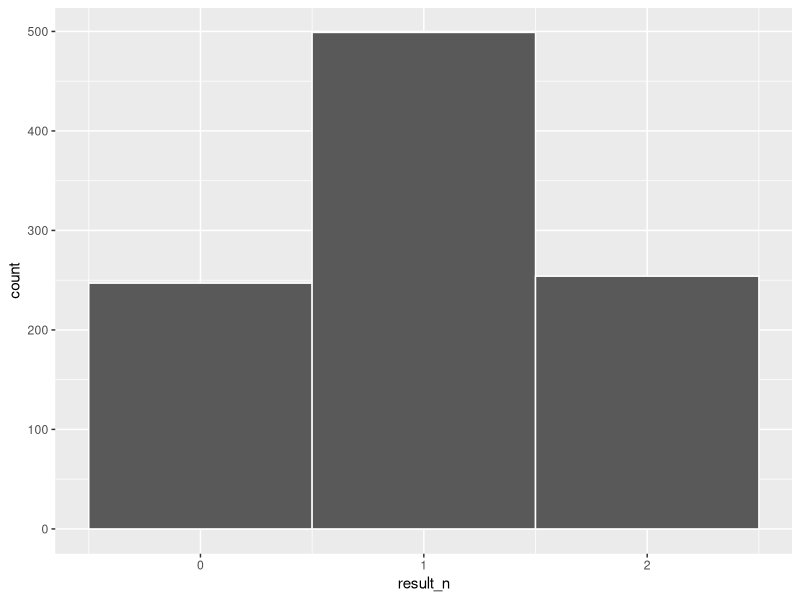
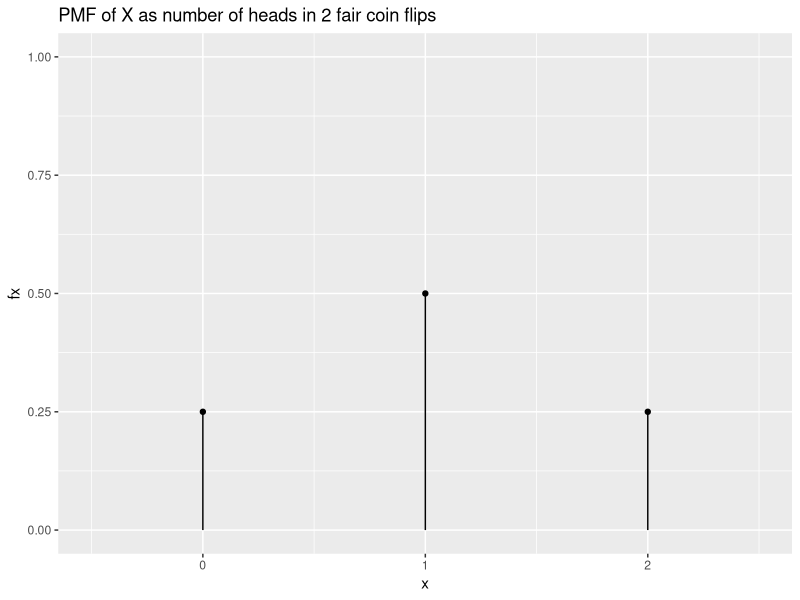
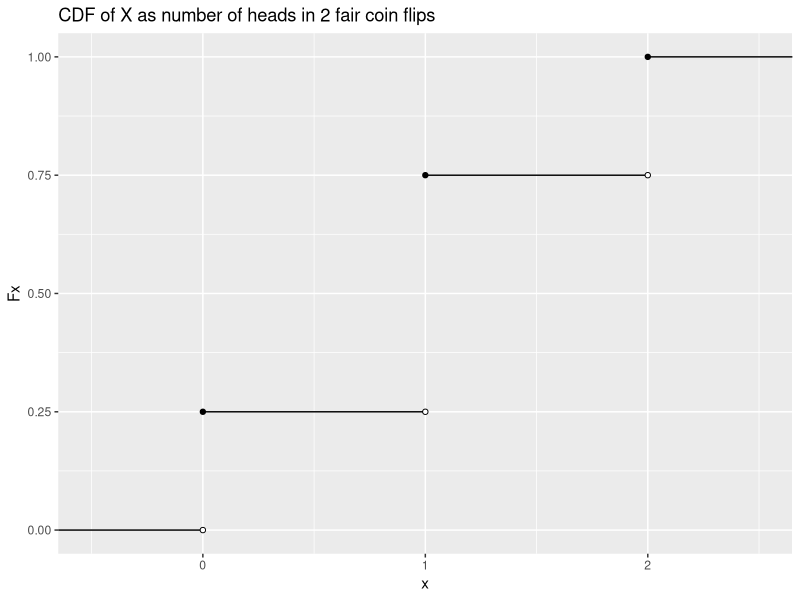
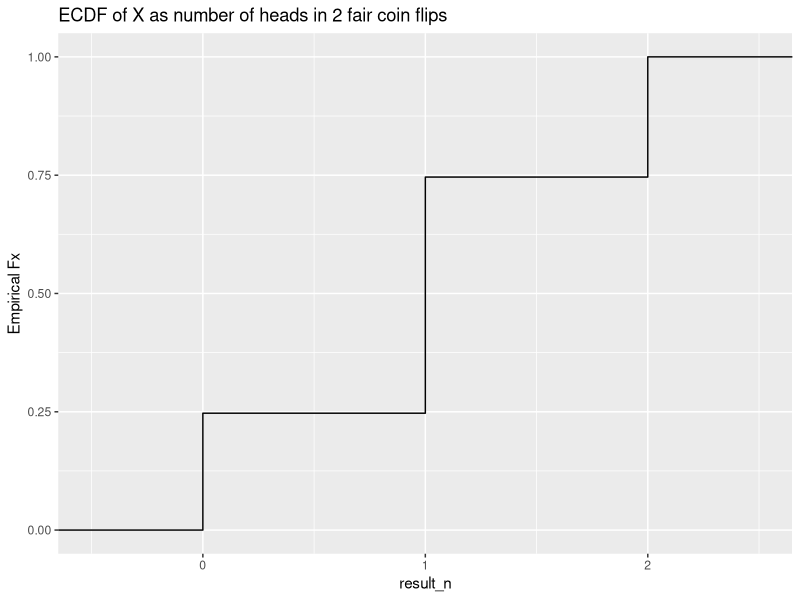
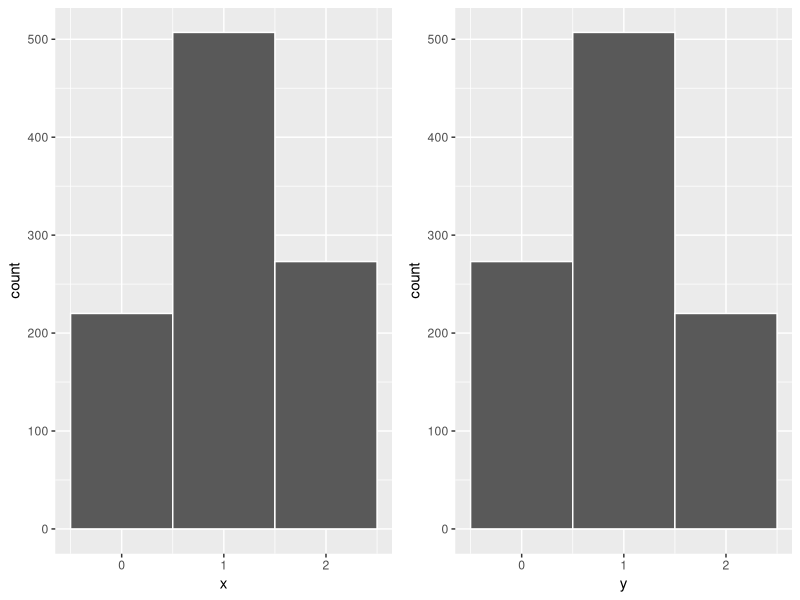
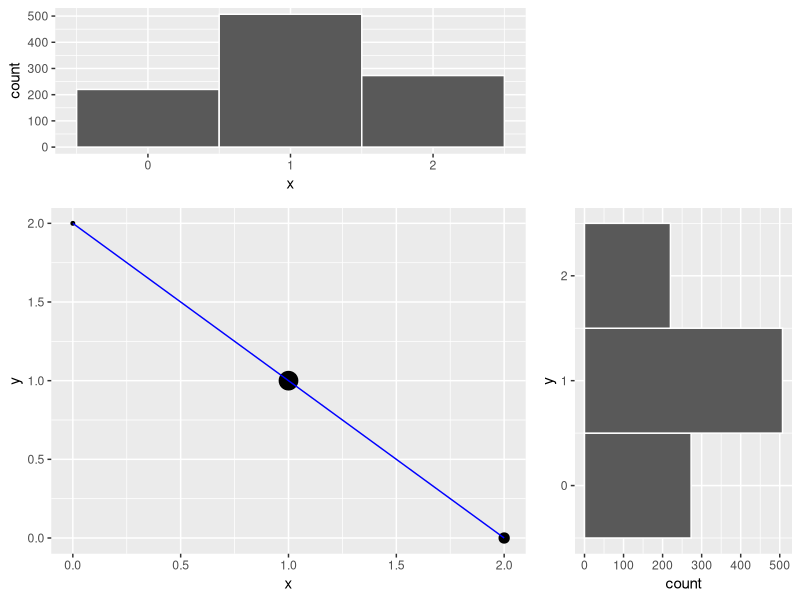
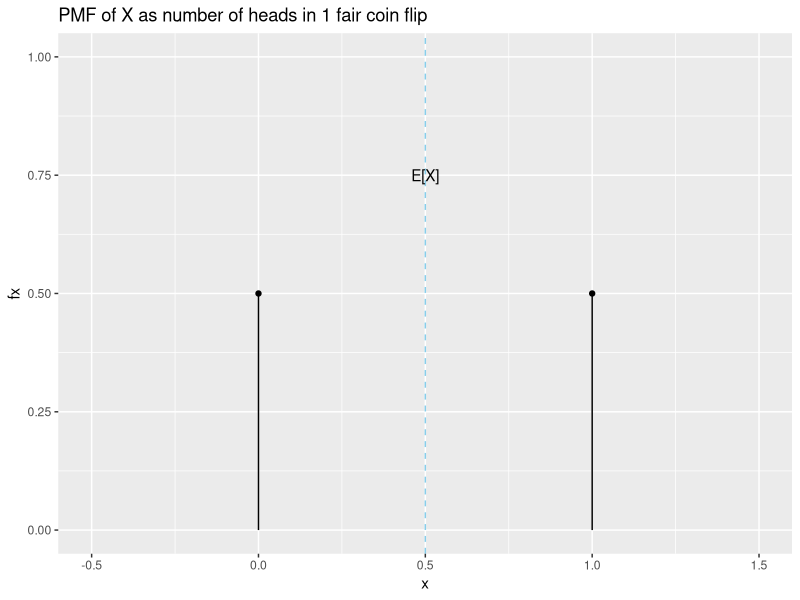
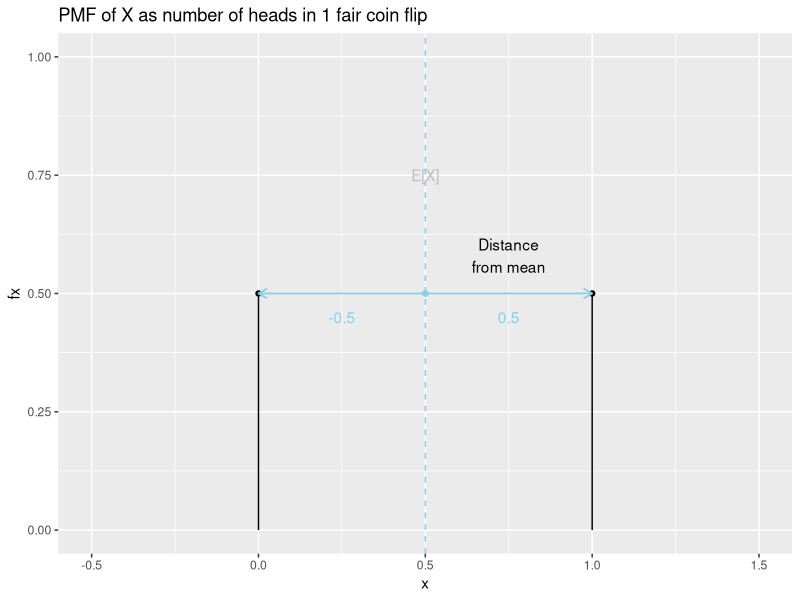

Generate these figures, in order, with R:
## ---- chunk 1
library(tidyverse)
library(gridExtra)
set.seed(60637)
## ---- chunk 2
X <- c(0, 1, 2)
probs <- c(0.25, 0.5, 0.25)

sample(x = X,
       size = 1,
       prob = probs)

## ---- chunk 3
n <- 1000
result_n <- sample(x = X,
                   size = n,
                   prob = probs,
                   replace = TRUE)

table(result_n)
## ---- chunk 4

prop.table(table(result_n))

## ---- chunk 5

ggplot(tibble(result_n), aes(x = result_n)) +
  geom_histogram(bins = 3, position = 'identity', color = 'white')

## ---- chunk 6
plotdata <- tibble(
  x = c(-1, 0, 1, 2),
  xend = c(0, 1, 2, 3),
  fx = c(0, 1/4, 1/2, 1/4),
  Fx = cumsum(fx)
)

ggplot(plotdata, aes(x = x, y = fx)) +
  geom_point() +
  coord_cartesian(xlim = c(-0.5, 2.5),
                  ylim = c(0,1)) +
  geom_segment(aes(x = x, y = c(0,0,0,0), xend = x, yend = fx)) +
  ggtitle('PMF of X as number of heads in 2 fair coin flips')
## ---- chunk 7
ggplot(plotdata, aes(x = x, y = Fx)) +
  geom_segment(aes(x = x, y = Fx, xend = xend, yend = Fx)) + 
  geom_point() +
  geom_point(aes(x = xend, y = Fx), shape= 21, fill = 'white') +
  coord_cartesian(xlim = c(-0.5, 2.5),
                  ylim = c(0,1)) +
  ggtitle('CDF of X as number of heads in 2 fair coin flips')
## ---- chunk 8

ggplot(tibble(result_n), aes(x = result_n)) +
  stat_ecdf() +
  coord_cartesian(xlim = c(-0.5, 2.5)) +
  ylab('Empirical Fx') +
  ggtitle('ECDF of X as number of heads in 2 fair coin flips')

## ---- chunk 9
Omega <- c('HH', 'HT', 'TH', 'TT')
probs <- c(0.25, 0.25, 0.25, 0.25)

result_n <- sample(x = Omega,
                   size = n,
                   prob = probs,
                   replace = TRUE)

result_mat <- tibble(omega = result_n,
                     x = case_when(result_n == 'TT' ~ 0,
                                   result_n == 'TH' | result_n == 'HT' ~ 1,
                                   result_n == 'HH' ~ 2),
                     y = 2-x)

p1 <- ggplot(result_mat) + 
  geom_histogram(aes(x = x), bins = 3, position = 'identity', color = 'white')
p2 <- ggplot(result_mat) + 
  geom_histogram(aes(x = y), bins = 3, position = 'identity', color = 'white')

grid.arrange(p1, p2, ncol = 2)

## ---- chunk 10
hist_top <- p1
empty <- ggplot()+geom_point(aes(1,1), colour="white")+
  theme(axis.ticks=element_blank(), 
        panel.background=element_blank(), 
        axis.text.x=element_blank(), axis.text.y=element_blank(),           
        axis.title.x=element_blank(), axis.title.y=element_blank())

count_mat <- result_mat %>% 
  group_by(x, y) %>% 
  summarize(count = n(), .groups = 'keep')

scatter <- ggplot(count_mat, aes(x = x, y = y), size = count) +
  geom_point(aes(size= count)) + 
  geom_line(color = 'blue') + 
  theme(legend.position = 'none')

hist_right <- p2 + coord_flip()

grid.arrange(hist_top, empty, scatter, hist_right, ncol=2, nrow=2, widths=c(4, 2), heights=c(2, 4))
## ---- chunk 11
plotdata <- tibble(
  x = c(0, 1),
  fx = c(1/2, 1/2)
)

ggplot(plotdata, aes(x = x, y = fx)) +
  geom_point() +
  coord_cartesian(xlim = c(-0.5, 1.5),
                  ylim = c(0,1)) +
  geom_segment(aes(x = x, y = c(0,0), xend = x, yend = fx)) +
  geom_vline(xintercept = 0.5, lty = 'dashed', color = 'skyblue') +
  annotate(geom="text", x=0.5, y=0.75, label="E[X]") +
  ggtitle('PMF of X as number of heads in 1 fair coin flip')
## ---- chunk 12

ggplot(plotdata, aes(x = x, y = fx)) +
  geom_point() +
  coord_cartesian(xlim = c(-0.5, 1.5),
                  ylim = c(0,1)) +
  geom_segment(aes(x = x, y = c(0,0), xend = x, yend = fx)) +
  geom_vline(xintercept = 0.5, lty = 'dashed', color = 'skyblue') +
  annotate(geom="text", x=0.5, y=0.75, label="E[X]", col = 'grey') +
  geom_segment(aes(x = 0.5, xend = 0.0, y = 0.5, yend = 0.5), arrow = arrow(length = unit(0.25, "cm")), color = 'skyblue') +
  geom_segment(aes(x = 0.5, xend = 1, y = 0.5, yend = 0.5), arrow = arrow(length = unit(0.25, "cm")), color = 'skyblue') +
  annotate(geom="text", x=0.75, y=0.58, label="Distance\nfrom mean") +
  annotate(geom="text", x=0.25, y=0.45, label="-0.5", color = 'skyblue') +
  annotate(geom="text", x=0.75, y=0.45, label="0.5", color = 'skyblue') +
  geom_point(aes(x = 0.5, y = 0.5), color = 'skyblue') +
  ggtitle('PMF of X as number of heads in 1 fair coin flip')
## ---- chunk 13

ggplot(plotdata, aes(x = x, y = fx)) +
  geom_point() +
  coord_cartesian(xlim = c(-0.5, 1.5),
                  ylim = c(0,1)) +
  geom_segment(aes(x = x, y = c(0,0), xend = x, yend = fx)) +
  geom_vline(xintercept = 0.5, lty = 'dashed', color = 'skyblue') +
  annotate(geom="text", x=0.5, y=0.75, label="E[X]", col = 'grey') +
  geom_segment(aes(x = 0.5, xend = 0.25, y = 0.5, yend = 0.5), arrow = arrow(length = unit(0.25, "cm")), color = 'skyblue') +
  geom_segment(aes(x = 0.5, xend = 0.75, y = 0.5, yend = 0.5), arrow = arrow(length = unit(0.25, "cm")), color = 'skyblue') +
  annotate(geom="text", x=0.75, y=0.58, label="Squared distance\nfrom mean") +
  annotate(geom="text", x=0.25, y=0.45, label="0.25", color = 'skyblue') +
  annotate(geom="text", x=0.75, y=0.45, label="0.25", color = 'skyblue') +
  geom_point(aes(x = 0.5, y = 0.5), color = 'skyblue') +
  ggtitle('PMF of X as number of heads in 1 fair coin flip')
## ---- chunk 14

ggplot(plotdata, aes(x = x, y = fx)) +
  geom_point() +
  coord_cartesian(xlim = c(-0.5, 1.5),
                  ylim = c(0,1)) +
  geom_segment(aes(x = x, y = c(0,0), xend = x, yend = fx)) +
  geom_vline(xintercept = 0.5, lty = 'dashed', color = 'skyblue') +
  annotate(geom="text", x=0.5, y=0.75, label="E[X]", col = 'grey') +
  geom_segment(aes(x = 0.5, xend = 0.0, y = 0.5, yend = 0.5), arrow = arrow(length = unit(0.25, "cm")), color = 'skyblue') +
  geom_segment(aes(x = 0.5, xend = 1, y = 0.5, yend = 0.5), arrow = arrow(length = unit(0.25, "cm")), color = 'skyblue') +
  annotate(geom="text", x=0.75, y=0.6, label="Square root of average\nsquared distance\nfrom mean") +
  annotate(geom="text", x=0.25, y=0.45, label="0.5", color = 'skyblue') +
  annotate(geom="text", x=0.75, y=0.45, label="0.5", color = 'skyblue') +
  geom_point(aes(x = 0.5, y = 0.5), color = 'skyblue') +
  ggtitle('PMF of X as number of heads in 1 fair coin flip')
## ---- chunk 15
plotdata <- tibble(
  x = c(0, 1, 2),
  xend = c(1, 2, 3),
  fx = c(1/16, 3/8, 9/16),
  Fx = cumsum(fx)
)

# Expected value
Ex <- sum(plotdata$x*plotdata$fx)

ggplot(plotdata, aes(x = x, y = fx)) +
  geom_point() +
  coord_cartesian(xlim = c(-0.8, 2.8),
                  ylim = c(0,1)) +
  geom_segment(aes(x = x, y = c(0,0,0), xend = x, yend = fx)) +  
  geom_vline(xintercept = 1.5, lty = 'dashed', color = 'skyblue') +
  annotate(geom="text", x=1.5, y=0.75, label="E[X]") +
  ggtitle('PMF of X as number of heads in 2 UNfair coin flips')
## ---- chunk 16

ggplot(plotdata, aes(x = x, y = fx)) +
  geom_point() +
  coord_cartesian(xlim = c(-0.8, 2.8),
                  ylim = c(0,1)) +
  geom_segment(aes(x = x, y = c(0,0,0), xend = x, yend = fx)) +  
  geom_vline(xintercept = Ex, lty = 'dashed', color = 'skyblue') +
  annotate(geom="text", x=Ex, y=0.75, label="E[X]", color = 'grey') +
  geom_segment(aes(x = Ex, xend = x, y = fx, yend = fx), 
               arrow = arrow(length = unit(0.25, "cm")), color = 'skyblue') +
  geom_point(aes(x = Ex, y = fx), color = 'skyblue') +
  annotate(geom="text", x=1.8, y=0.63, label="Distance\nfrom mean") +
  annotate(geom="text", x=(plotdata$x+Ex)/2, y=(plotdata$fx-0.05), label=(plotdata$x-Ex), color = 'skyblue') +
    ggtitle('PMF of X as number of heads in 2 UNfair coin flips')
## ---- chunk 17

ggplot(plotdata, aes(x = x, y = fx)) +
  geom_point() +
  coord_cartesian(xlim = c(-0.8, 2.8),
                  ylim = c(0,1)) +
  geom_segment(aes(x = x, y = c(0,0,0), xend = x, yend = fx)) +  
  geom_vline(xintercept = Ex, lty = 'dashed', color = 'skyblue') +
  annotate(geom="text", x=Ex, y=0.75, label="E[X]", color = 'grey') +
  geom_segment(aes(x = Ex, xend = Ex+sign(x-Ex)*(x-Ex)^2, y = fx, yend = fx), 
               arrow = arrow(length = unit(0.25, "cm")), color = 'skyblue') +
  geom_point(aes(x = Ex, y = fx), color = 'skyblue') +
  annotate(geom="text", x=1.8, y=0.63, label="Squared distance\nfrom mean") +
  annotate(geom="text", x=(plotdata$x+Ex)/2, y=(plotdata$fx-0.05), label=(plotdata$x-Ex)^2, color = 'skyblue') +
    ggtitle('PMF of X as number of heads in 2 UNfair coin flips')
## ---- chunk 18

sdx <- sqrt(sum((plotdata$x-Ex)^2 *plotdata$fx))

ggplot(plotdata, aes(x = x, y = fx)) +
  geom_point() +
  coord_cartesian(xlim = c(-0.8, 2.8),
                  ylim = c(0,1)) +
  geom_segment(aes(x = x, y = c(0,0,0), xend = x, yend = fx)) +  
  geom_vline(xintercept = Ex, lty = 'dashed', color = 'skyblue') +
  annotate(geom="text", x=Ex, y=0.75, label="E[X]", color = 'grey') +
  geom_segment(aes(x = Ex, xend = Ex-sdx, y = 0.5, yend = 0.5), 
               arrow = arrow(length = unit(0.25, "cm")), color = 'skyblue') +
  geom_point(aes(x = Ex, y = fx), color = 'skyblue') +
  geom_segment(aes(x = Ex, xend = Ex+sdx, y = 0.5, yend = 0.5), 
               arrow = arrow(length = unit(0.25, "cm")), color = 'skyblue') +
  geom_point(aes(x = Ex, y = fx), color = 'skyblue') +
  annotate(geom="text", x=1.8, y=0.63, label="Square root of average\nsquared distance\nfrom mean") +
  annotate(geom="text", x=(Ex+c(-1.05,1.05)*round(sdx, 3)/2), y=0.45, 
           label=round(sdx, 3), color = 'skyblue') +
    ggtitle('PMF of X as number of heads in 2 UNfair coin flips')
## ---- chunk 19
runif(n = 1, min = 0, max = 1)
## ---- chunk 20
result_n <- runif(n, min = 0, max = 1)

ggplot(tibble(result_n), aes(x = result_n)) +
  geom_histogram(breaks = seq(0, 1, length.out = 15),  
                 position = 'identity', color = 'white')
## ---- chunk 21


plotdata <- tibble(
  x = c(-1, 0, 1, 2),
  Fx = c(0, 0, 1, 1)
)

ggplot(plotdata, aes(x = x, y = Fx)) +
  geom_line() + 
  coord_cartesian(xlim = c(-0.5, 1.5),
                  ylim = c(0,1)) +
  ggtitle('CDF of Standard Uniform Distribution')
## ---- chunk 22
plotdata <- tibble(
  x = c(-1, 0, 1, 1),
  xend = c(0, 1, 1, 2),
  fx = c(0, 1, 1, 0)
)

ggplot(plotdata, aes(x = x, y = fx)) +
  geom_segment(aes(x = x, y = fx, xend = xend, yend = fx)) + 
  geom_point() +
  geom_point(aes(x = 0, y = 0), shape= 21, fill = 'white') +
  geom_point(aes(x = 1, y = 0), shape= 21, fill = 'white') +
  coord_cartesian(xlim = c(-0.5, 1.5),
                  ylim = c(0,1)) +
  ggtitle('PDF of Standard Uniform Distribution')
## ---- chunk 23
datapoly <- tibble(x = c(0, 0, 1, 1),
                   y = c(0, 1, 1, 0))

ggplot(plotdata, aes(x = x, y = fx)) +
  geom_segment(aes(x = x, y = fx, xend = xend, yend = fx)) + 
  geom_point() +
  geom_point(aes(x = 0, y = 0), shape= 21, fill = 'white') +
  geom_point(aes(x = 1, y = 0), shape= 21, fill = 'white') +
  coord_cartesian(xlim = c(-0.5, 1.5),
                  ylim = c(0,1)) +
  ggtitle('PDF of Standard Uniform Distribution')

## ---- chunk 24
datapoly <- tibble(x = c(0, 0, 1, 1),
                   y = c(0, 1, 1, 0))

ggplot(plotdata, aes(x = x, y = fx)) +
  geom_segment(aes(x = x, y = fx, xend = xend, yend = fx)) + 
  geom_point() +
  geom_point(aes(x = 0, y = 0), shape= 21, fill = 'white') +
  geom_point(aes(x = 1, y = 0), shape= 21, fill = 'white') +
  coord_cartesian(xlim = c(-0.5, 1.5),
                  ylim = c(0,1)) +
  geom_polygon(data = datapoly, aes(x = x, y = y), fill = 'blue', alpha = 0.5) + 
  ggtitle('PDF of Standard Uniform Distribution')
## ---- chunk 25
datapoly <- tibble(x = c(0, 0, 0.75, 0.75),
                   y = c(0, 1, 1, 0))

ggplot(plotdata, aes(x = x, y = fx)) +
  geom_segment(aes(x = x, y = fx, xend = xend, yend = fx)) + 
  geom_point() +
  geom_point(aes(x = 0, y = 0), shape= 21, fill = 'white') +
  geom_point(aes(x = 1, y = 0), shape= 21, fill = 'white') +
  coord_cartesian(xlim = c(-0.5, 1.5),
                  ylim = c(0,1)) +
  geom_polygon(data = datapoly, aes(x = x, y = y), fill = 'blue', alpha = 0.5) + 
  ggtitle('PDF of Standard Uniform Distribution')
## ---- chunk 26
result_n <- rnorm(n = 10000)
plotdata <- tibble(
  x = result_n,
  Fx = pnorm(result_n),
  fx = dnorm(result_n)
)

ggplot(plotdata, aes(x = x, y = fx)) +
  geom_line() +
  coord_cartesian(xlim = c(-2.5, 2.5),
                  ylim = c(0,0.5)) +
  geom_vline(xintercept = 0, lty = 'dashed', color = 'skyblue') +
  geom_segment(aes(x = 0, xend = -1, y = 0.2, yend = 0.2), 
               arrow = arrow(length = unit(0.25, "cm")), color = 'skyblue') +
  geom_segment(aes(x = 0, xend = 1, y = 0.2, yend = 0.2), 
               arrow = arrow(length = unit(0.25, "cm")), color = 'skyblue') +
  geom_point(aes(x = 0, y = 0.2), color = 'skyblue') + 
  annotate(geom="text", x = 0.5, y = .19, label = as.character(expression(sigma)), parse = TRUE, color = 'skyblue') + 
  annotate(geom="text", x = -0.5, y = .19, label = as.character(expression(sigma)), parse = TRUE, color = 'skyblue') + 
  annotate(geom="text", x = 0.075, y = .42, label = as.character(expression(mu)), parse = TRUE, color = 'skyblue') +
  ggtitle('PDF of Standard Normal Distribution')
## ---- chunk 27
ggplot(plotdata, aes(x = x, y = Fx)) +
  geom_line() +
  coord_cartesian(xlim = c(-2.5, 2.5),
                  ylim = c(0,1)) +
  geom_vline(xintercept = 0, lty = 'dashed', color = 'skyblue') +
  ggtitle('CDF of Standard Normal Distribution')
